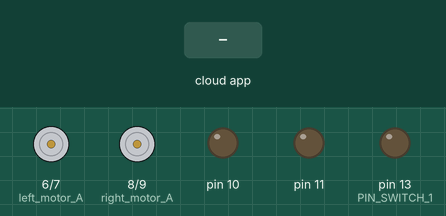
This sketch was run on a simulated Arduino Uno, built with avr-gcc and run on an emulated ATmega328P. Parts: motor-driver pin pairs drawn as motors (green arrow = first pin HIGH = forward, orange = second pin HIGH = backward, longer = more drive), output pins drawn as LEDs (lit = HIGH). The inputs (shaded band) are chosen by the test bench. The RemoteXY app is connected.

Above: at 1.2 s.
1.3 s: the phone or cloud app sets switch_1 to 1
At 1.6 s:
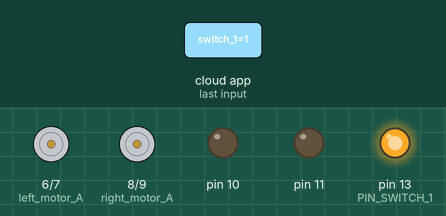
2.8 s: the phone or cloud app sets joystick_1_x to -100
At 4.0 s:
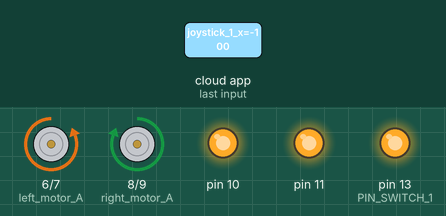
4.3 s: the phone or cloud app sets joystick_1_y to -100
At 5.2 s:
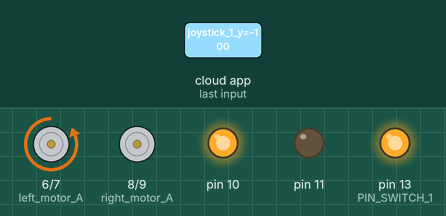
5.8 s: the phone or cloud app sets switch_1 to 0
At 6.3 s:
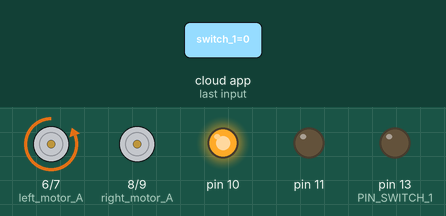
7.3 s: the phone or cloud app sets joystick_1_x to 0
At 8.5 s:
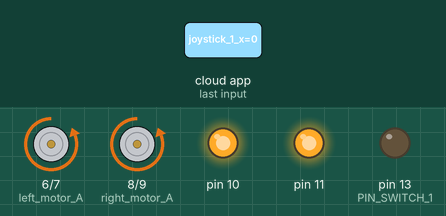
8.8 s: the phone or cloud app sets joystick_1_y to 100
At 9.7 s:
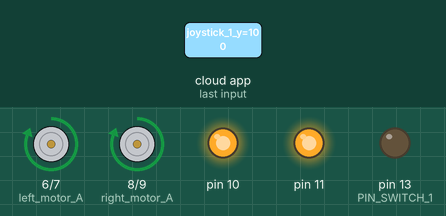
Timing chart, 0 to 11.3 s (numbered marks = the images above; inputs shaded):
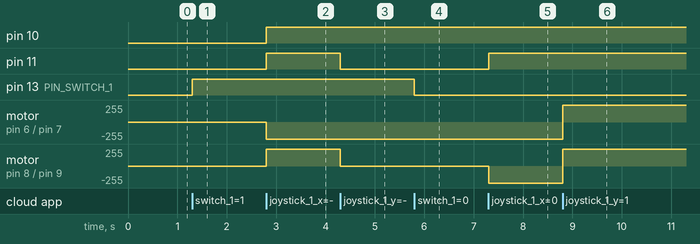

Measured:
- after the input at 1.3 s, pin 13 (PIN_SWITCH_1): LOW → HIGH at once
- after the input at 2.8 s, pin 10, pin 11: LOW → HIGH at once; motor on pin 6 (left_motor_A) / pin 7 (left_motor_B): stopped → backward 255/255 at once; motor on pin 8 (right_motor_A) / pin 9 (right_motor_B): stopped → forward 255/255 at once
- after the input at 4.3 s, pin 11: HIGH → LOW at once; motor on pin 8 (right_motor_A) / pin 9 (right_motor_B): forward 255/255 → stopped at once
- after the input at 5.8 s, pin 13 (PIN_SWITCH_1): HIGH → LOW at once
- after the input at 7.3 s, pin 11: LOW → HIGH at once; motor on pin 8 (right_motor_A) / pin 9 (right_motor_B): stopped → backward 255/255 at once
- after the input at 8.8 s, motor on pin 6 (left_motor_A) / pin 7 (left_motor_B), motor on pin 8 (right_motor_A) / pin 9 (right_motor_B): backward 255/255 → forward 255/255 at once

The sketch:

car.ino
```cpp
// (licence header left out)
//////////////////////////////////////////////
//        RemoteXY include library          //
//////////////////////////////////////////////

// RemoteXY select connection mode and include library
#define REMOTEXY_MODE__SOFTSERIAL
#include <SoftwareSerial.h>

#include <RemoteXY.h>

// RemoteXY connection settings
#define REMOTEXY_SERIAL_RX 2
#define REMOTEXY_SERIAL_TX 3
#define REMOTEXY_SERIAL_SPEED 9600


// RemoteXY configurate
#pragma pack(push, 1)
uint8_t RemoteXY_CONF[] =
  { 255,3,0,0,0,24,0,6,5,0,
  2,0,2,3,15,11,2,79,78,0,
  79,70,70,0,5,16,64,27,30,30,
  2 };

// this structure defines all the variables of your control interface
struct {

    // input variable
  uint8_t switch_1; // =1 if switch ON and =0 if OFF
  int8_t joystick_1_x; // =-100..100 x-coordinate joystick position
  int8_t joystick_1_y; // =-100..100 y-coordinate joystick position

    // other variable
  uint8_t connect_flag;  // =1 if wire connected, else =0

} RemoteXY;
#pragma pack(pop)

/////////////////////////////////////////////
//           END RemoteXY include          //
/////////////////////////////////////////////

#define PIN_SWITCH_1 13
//define right motor pins
#define right_motor_A 8
#define right_motor_B 9
#define right_motor_speed 11  //enable pin

//define left motor pins
#define left_motor_A 6
#define left_motor_B 7
#define left_motor_speed 10  //enable pin

//define two arrays with a list of pins for each motor
uint8_t RightMotor[3] = {right_motor_A, right_motor_B, right_motor_speed};
uint8_t LeftMotor[3] = {left_motor_A, left_motor_B, left_motor_speed};

//speed control of motors
void Wheel (uint8_t * motor, int v) // v = motor speed, motor = pointer to an array of pins
{
  if (v > 100) v=100;
  if (v < -100) v=-100;
  if (v > 0){

    digitalWrite (motor [0], HIGH);
    digitalWrite (motor [1], LOW);
    analogWrite (motor [2], v * 2.55);
  }
  else if ( v<0 ){

    digitalWrite (motor [0], LOW);
    digitalWrite (motor [1], HIGH);
    analogWrite (motor [2], (-v) * 2.55);
  }
  else{
    digitalWrite (motor [0], LOW);
    digitalWrite (motor [1], LOW);
    analogWrite (motor [2], 0);
  }
}


void setup()
{
  RemoteXY_Init ();

  pinMode (PIN_SWITCH_1, OUTPUT);

  //initialization pins
  pinMode (right_motor_A, OUTPUT);
  pinMode (right_motor_B, OUTPUT);
  pinMode (left_motor_A, OUTPUT);
  pinMode (left_motor_B, OUTPUT);

}

void loop()
{
  RemoteXY_Handler ();

  digitalWrite(PIN_SWITCH_1, (RemoteXY.switch_1==0)?LOW:HIGH);

  //manage the right motor
  Wheel (RightMotor, RemoteXY.joystick_1_y - RemoteXY.joystick_1_x);
  //manage the left motor
  Wheel (LeftMotor, RemoteXY.joystick_1_y + RemoteXY.joystick_1_x);
  // use the RemoteXY structure for data transfer

}
```
